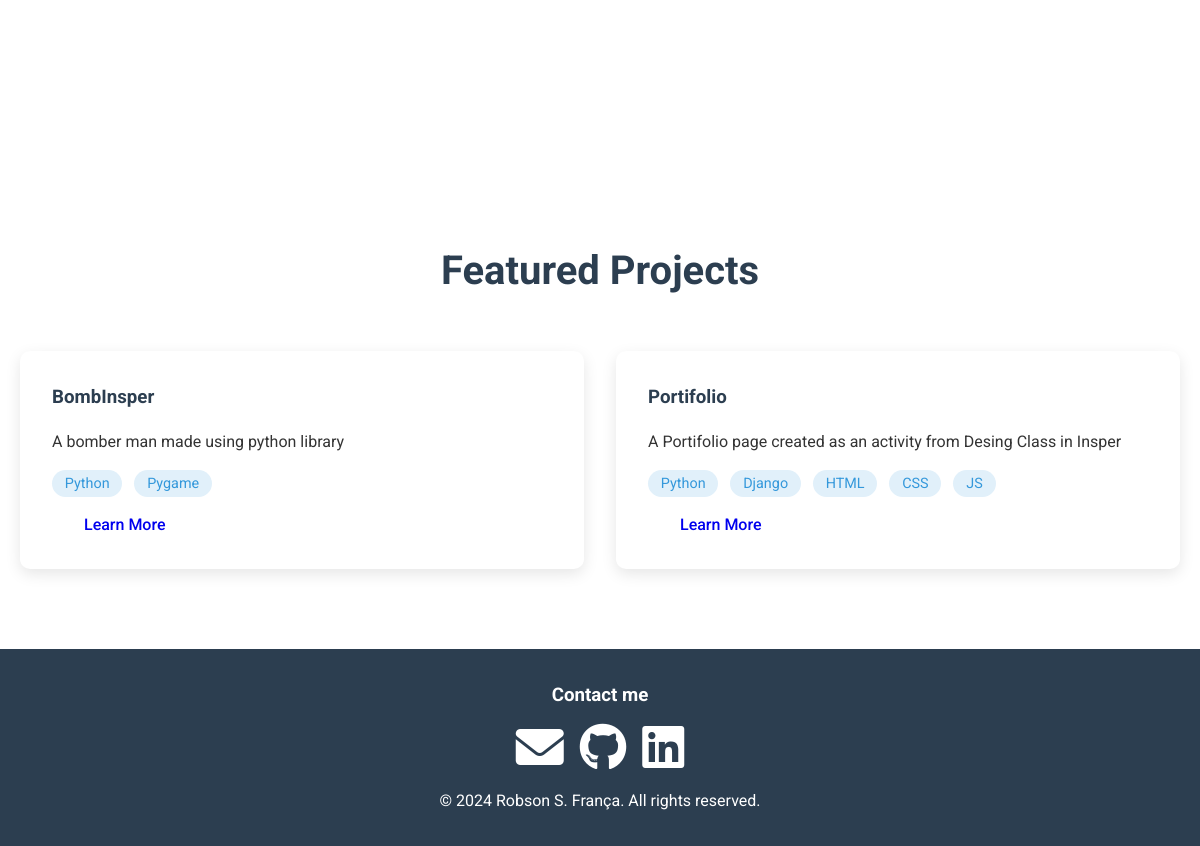
The app's page / (lower part), older data.
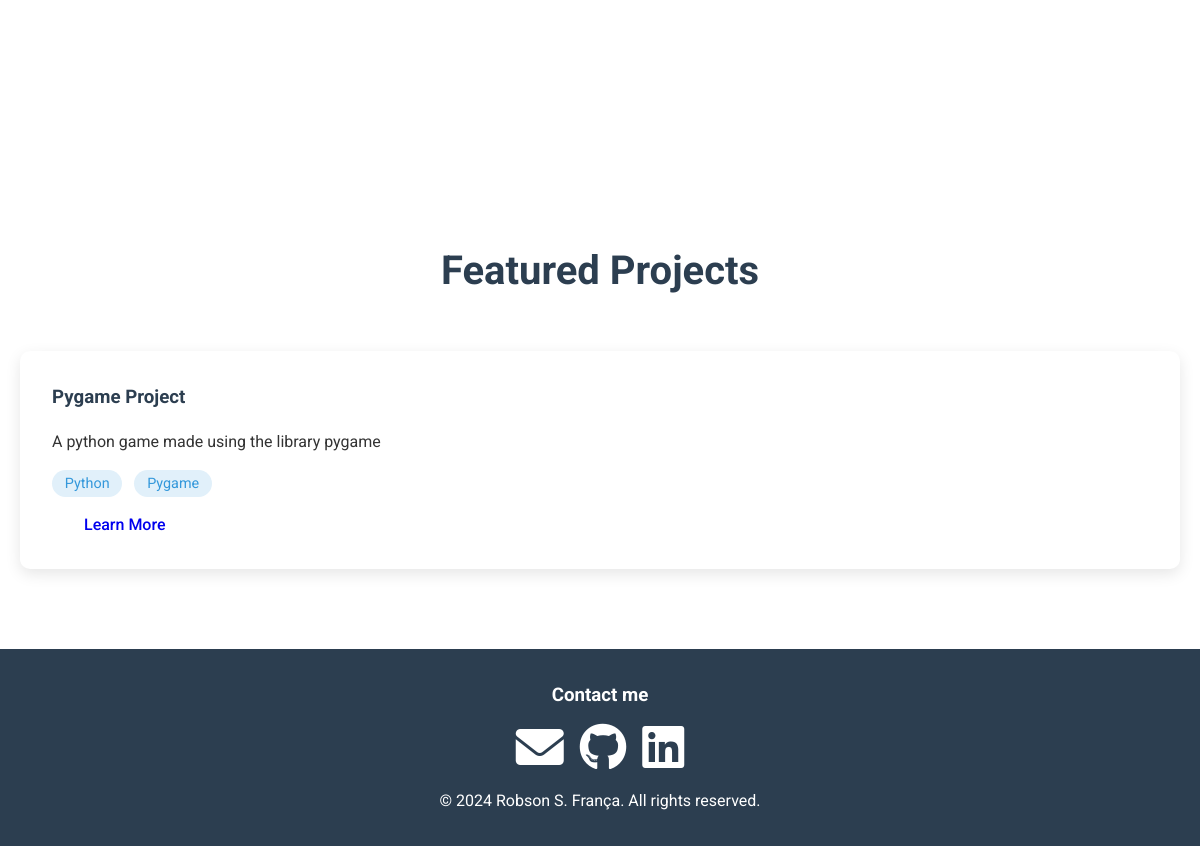
The same page, newer data.
### main_page/models.py (models this page shows, shortened)
class Project(models.Model):
    title = models.CharField(max_length=100)
    description = models.TextField()
    skills = models.ManyToManyField(Skill)
    category = models.CharField(max_length=100)
    overview = models.TextField()
    technical_details = models.TextField()
    key_features = models.ManyToManyField(Feature)
    gallery = models.ImageField(upload_to='project_gallery/', null=True, blank=True)
    challenges_solution = models.TextField()
    results_impact = models.TextField()
    completed_date = models.DateField(default=timezone.now)

class Skill(models.Model):
    name = models.CharField(max_length=100)
    description = models.TextField()
    importance = models.IntegerField(default=0)

### main_page/views.py (the view)
# urls.py: path('', views.index, name='index'),
def index(request):
    projects = Project.objects.all()
    return render(request, 'main_page/index.html', {'projects': projects})

### main_page/templates/main_page/index.html (shortened to what this page needs)
{% extends "main_page/base.html" %}
{% load static %}
{% block content %}
    <section id="skills" class="skills">
        <div class="container">
            <div class="skills-grid">
            </div>
        </div>
    </section>
    <section id="projects" class="projects">
        <div class="container">
            <h2>Featured Projects</h2>
            <div class="projects-grid">
                {% for project in projects %}
                <div class="project-card">
                    <h3>{{ project.title }}</h3>
                    <p>{{ project.description }}</p>
                    <div class="project-tags">
                        {% for skill in project.skills.all %}
                        <span>{{ skill.name }}</span>
                        {% endfor %}
                    </div>
                    <a href="/project-details/{{ project.id }}" class="btn">Learn More</a>
                </div>
                {% endfor %}
            </div>
        </div>
    </section>
    <footer>
    <div class="container">
        <h3>Contact me</h3>
        <div class="contact-container">
            <div class="social-links">
                <a href="mailto:robsonsf@al.insper.edu.br"><i class="fas fa-envelope"></i></a>
                <a href="https://github.com/VihOht" target="_blank"><i class="fab fa-github"></i></a>
                <a href="https://www.linkedin.com/in/robson-fran%C3%A7a-981276257/" target="_blank"><i class="fab fa-linkedin"></i></a>
            </div>
        </div>
    </div>
    <div class="container">
        <p>&copy; 2024 Robson S. França. All rights reserved.</p>
    </div>
</footer>
{% endblock %}

### main_page/templates/main_page/base.html (shortened to what this page needs)
{% load static %}
<!DOCTYPE html>
<html lang="en">
<head>
    <link rel="stylesheet" href="{% static 'main_page/css/base.css' %}">
    <link rel="stylesheet" href="https://cdnjs.cloudflare.com/ajax/libs/font-awesome/6.0.0/css/all.min.css">
</head>
<body>
    {% block content %}
    {% endblock %}
</body>
</html>

### main_page/static/main_page/css/base.css (style rules this page uses)
* { margin: 0; padding: 0; box-sizing: border-box; }
body { font-family: 'Roboto', sans-serif; line-height: 1.6; color: #333; }
.container { max-width: 1200px; margin: 0 auto; padding: 0 20px; }
.btn { padding: 0.8rem 2rem; border-radius: 5px; text-decoration: none; font-weight: 500; transition: all 0.3s ease; }
section { padding: 5rem 0; }
section h2 { text-align: center; font-size: 2.5rem; margin-bottom: 3rem; color: #2c3e50; }
.skills-grid { display: grid; grid-template-columns: repeat(auto-fit, minmax(250px, 1fr)); gap: 2rem; margin-top: 2rem; }
.projects-grid { display: grid; grid-template-columns: repeat(auto-fit, minmax(300px, 1fr)); gap: 2rem; }
.project-card { background: white; padding: 2rem; border-radius: 10px; box-shadow: 0 5px 15px rgba(0, 0, 0, 0.1); transition: transform 0.3s ease; }
.project-card h3 { color: #2c3e50; margin-bottom: 1rem; }
.project-tags { margin: 1rem 0; }
.project-tags span { background: #e1f0fa; color: #3498db; padding: 0.3rem 0.8rem; border-radius: 20px; font-size: 0.9rem; margin-right: 0.5rem; }
.social-links { display: flex; gap: 1rem; }
.social-links a { color: white; font-size: 3rem; transition: color 0.3s ease; }
.contact-container { display: flex; align-items: center; justify-content: center; }
footer { background: #2c3e50; color: white; padding: 2rem 0; text-align: center; }

Row changes from the older to the newer data that the page shows:
removed Project: title "Portifolio", description "A Portifolio page created as an activity from Desing Class in Insper", Skill (name "Python")
removed Skill: name "Django", shown under "Portifolio"
removed Skill: name "HTML", shown under "Portifolio"
removed Skill: name "CSS", shown under "Portifolio"
removed Skill: name "JS", shown under "Portifolio"
changed Project: title "BombInsper" → "Pygame Project"; description "A bomber man made using python library" → "A python game made using the library pygame"
